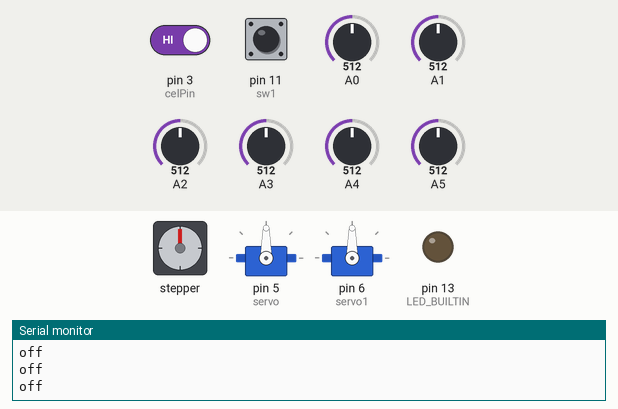
Simulated run of this sketch. Board: Arduino Mega 2560, built with avr-gcc and run on an emulated ATmega2560. On the bench: stepper motor, 2 × servo, output pins drawn as LEDs (lit = HIGH), the last lines printed to the serial monitor. Wiring (inferred from the names in the program): stepper motor driver (200 steps per turn assumed): step pin 9; direction pin 8; enable pin 10. Inputs (shaded band) come from the test bench; at power-on: pin 11 (sw1) HIGH, pin 3 (celPin) HIGH, A0 = 512, A1 = 512, A2 = 512, A3 = 512, A4 = 512, A5 = 512. Pins used as bus, display or sensor lines are not drawn.

Above: at 1.2 s.
1.3 s: pin 11 (sw1) pulled LOW for 0.15 s
At 1.8 s:
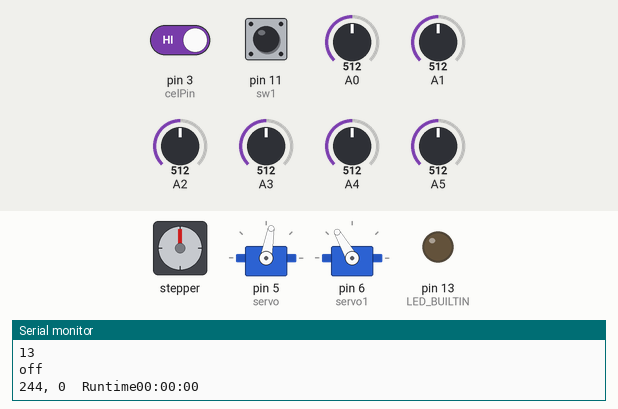
4.3 s: pin 11 (sw1) pulled LOW for 1 s
At 4.8 s:
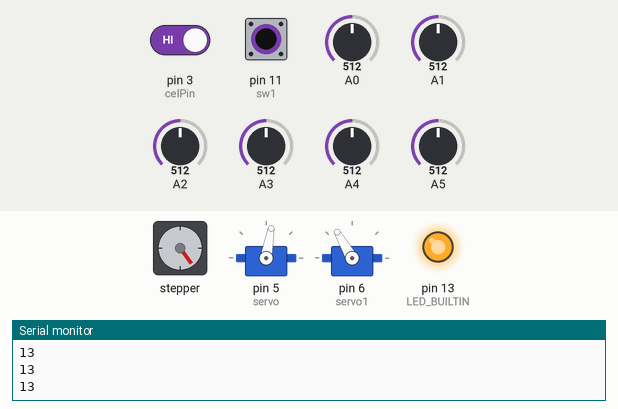
7.3 s: pin 11 (sw1) pulled LOW for 3.2 s
At 9.4 s:
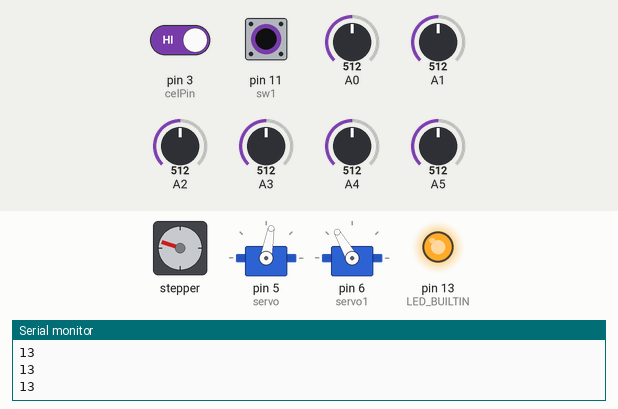
12.4 s: pin 11 (sw1) pulled LOW for 1 s
At 13.5 s:
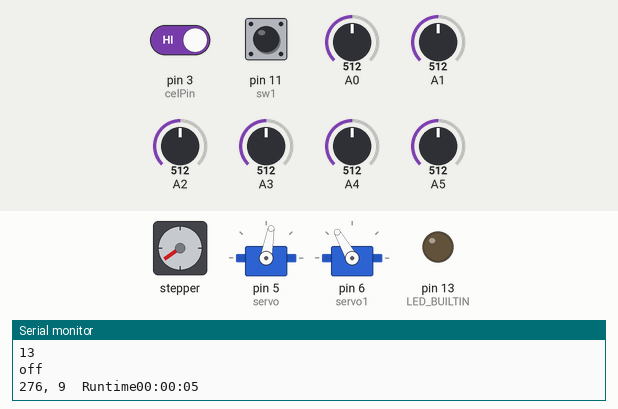
15.5 s: pin 11 (sw1) pulled LOW for 3.2 s
At 17.2 s:
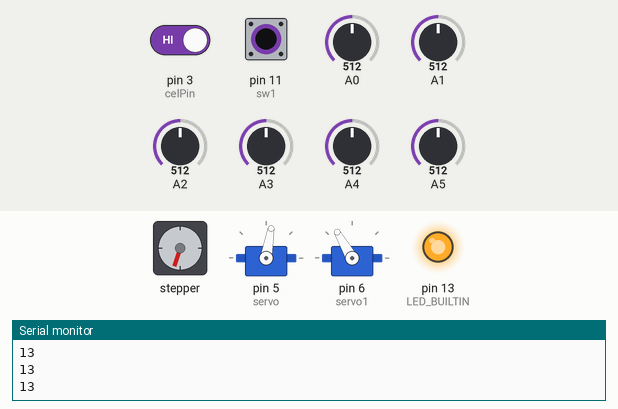
20.6 s: pin 3 (celPin) driven LOW and pin 11 (sw1) driven LOW
At 21.91 s:
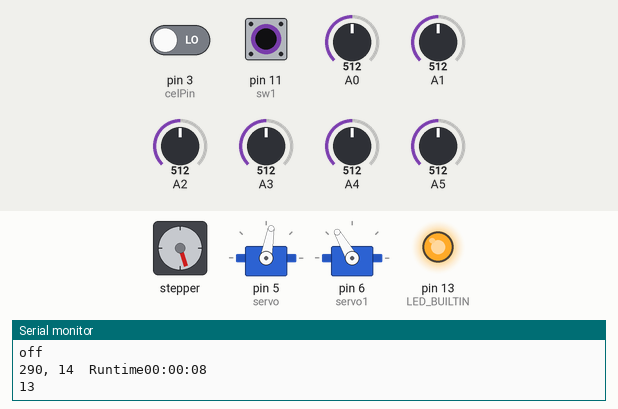
Timing chart, 0 to 26.3 s (numbered marks = the images above; inputs shaded):
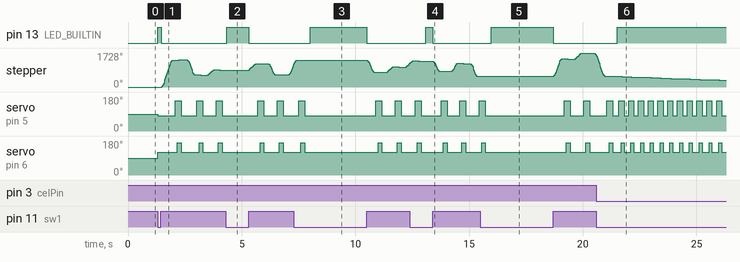

The sketch:

res_684c0ea9b423c.ino
```cpp
#include <Stepper.h>
#include <Servo.h>
#include <SoftwareSerial.h>
SoftwareSerial mySerial(12, 13); // RX, TX
#define cdiv 320
#define dirPin 8
#define stepPin 9
#define enaPin 10
Servo servo;
Servo servo1;
int sw1 = 11;
int celPin =3;
// int led1 = 11;
int outStart = 0;
int inStart = 0;
int upStart = 0;
int downStart = 0;
int Step=0;
int nowDeg=80;//100deg 안쪽끝 170deg 바깥쪽 끝 saw 에 사용할 deg 80 150
int nowHigh=120;//150deg 바닦 50deg 천정 saw 에 사용할 deg 150 100
int outleng = 0;
int inleng = 86;
int upleng = 0;
int downleng = 75;
unsigned long thisMillis_old;
unsigned long allMillis;
int cRotS = 850;
int cRotAdd = 6;

const float deg[] PROGMEM= {0.00,1.12,2.25,3.38,4.50,5.63,6.75,7.88,9.00,10.13,11.25,12.38,13.50,14.63,15.75,16.87,18.00,19.12,20.25,21.37,22.50,23.62,24.75,25.87,27.00,28.12,29.25,30.37,31.50,32.63,33.75,34.88,36.00,37.13,38.25,39.38,40.50,41.63,42.75,43.88,45.00,46.13,47.25,48.38,49.50,50.63,51.75,52.88,54.00,55.13,56.25,57.38,58.50,59.63,60.75,61.88,63.00,64.12,65.25,66.37,67.50,68.62,69.75,70.87,72.00,73.12,74.25,75.37,76.50,77.62,78.75,79.87,81.00,82.12,83.25,84.37,85.50,86.62,87.75,88.87,90.00,91.12,92.25,93.37,94.50,95.62,96.75,97.87,99.00,100.12,101.25,102.37,103.50,104.62,105.75,106.87,108.00,109.12,110.25,111.37,112.50,113.62,114.75,115.87,117.00,118.12,119.25,120.37,121.50,122.62,123.75,124.87,126.00,127.12,128.25,129.38,130.50,131.63,132.75,133.88,135.00,136.13,137.25,138.38,139.50,140.63,141.75,142.88,144.00,145.13,146.25,147.38,148.50,149.63,150.75,151.88,153.00,154.13,155.25,156.38,157.50,158.63,159.75,160.88,162.00,163.13,164.25,165.38,166.50,167.63,168.75,169.88,171.00,172.13,173.25,174.38,175.50,176.63,177.75,178.88,180.00,181.13,182.25,183.38,184.50,185.63,186.75,187.88,189.00,190.13,191.25,192.38,193.50,194.63,195.75,196.88,198.00,199.13,200.25,201.38,202.50,203.63,204.75,205.88,207.00,208.13,209.25,210.38,211.50,212.63,213.75,214.88,216.00,217.13,218.25,219.38,220.50,221.63,222.75,223.88,225.00,226.13,227.25,228.38,229.50,230.63,231.75,232.88,234.00,235.13,236.25,237.38,238.50,239.63,240.75,241.88,243.00,244.13,245.25,246.38,247.50,248.63,249.75,250.88,252.00,253.13,254.25,255.38,256.50,257.63,258.75,259.88,261.00,262.13,263.25,264.38,265.50,266.63,267.75,268.88,270.00,271.13,272.25,273.38,274.50,275.63,276.75,277.88,279.00,280.13,281.25,282.38,283.50,284.63,285.75,286.88,288.00,289.13,290.25,291.38,292.50,293.63,294.75,295.88,297.00,298.13,299.25,300.38,301.50,302.63,303.75,304.88,306.00,307.13,308.25,309.38,310.50,311.63,312.75,313.88,315.00,316.13,317.25,318.38,319.50,320.63,321.75,322.88,324.00,325.13,326.25,327.38,328.50,329.63,330.75,331.88,333.00,334.13,335.25,336.38,337.50,338.63,339.75,340.88,342.00,343.13,344.25,345.38,346.50,347.63,348.75,349.88,351.00,352.13,353.25,354.38,355.50,356.63,357.75,358.88};
int num[cdiv] = {0};
//시연2600
const uint16_t data[] PROGMEM ={244,287,272,255,286,245,279,264,247,276,254,290,241,225,290,236,220,291,235,280,244,289,242,218,180,199,184,207,177,201,172,208,176,211,171,209,164,213,170,273,248,263,289,228,281,177,204,189,94,192,92,186,206,151,210,161,265,286,221,290,239,219,292,233,281,243,215,292,224,282,176,277,246,265,164,230,175,278,173,207,180,92,190,96,188,205,126,208,165,264,288,243,178,199,95,191,91,193,260,158,214,293,218,291,227,282,222,285,182,197,117,208,137,204,104,202,154,236,276,177,93,183,242,172,279,230,268,163,234,174,277,252,180,274,169,221,289,237,144,211,293,208,123,212,292,217,296,211,131,207,103,190,99,187,97,198,111,209,244,266,163,145,130,208,150,236,145,203,153,257,208,113,198,293,206,181,91,195,114,220,292,226,284,223,269,162,128,148,252,214,110,68,83,172,271,184,89,177,253,165,124,206,134,230,288,222,116,169,87,186,289,240,281,266,237,141,204,294,213,122,166,201,95,53,98,197,259,275,255,289,218,295,212,111,67,89,182,96,200,156,125,163,246,278,231,287,187,121,167,263,179,93,64,104,206,296,202,146,129,159,265,156,235,277,179,283,232,216,251,149,126,212,286,218,121,106,63,112,171,272,197,105,70,91,199,252,186,100,207,294,195,107,171,84,182,287,208,102,65,92,184,239,140,156,261,181,249,278,169,119,224,250,150,244,170,114,177,265,192,274,167,120,219,285,246,140,207,290,228,141,244,213,291,191,93,48,96,55,85,170,280,229,289,215,301,225,118,168,89,71,150,125,160,259,17,255,213,110,182,98,208,128,211,299,206,107,62,114,197,92,194,136,158,266,285,256,16,260,152,204,144,243,217,300,204,111,178,193,289,208,120,190,292,223,242,287,176,115,211,107,190,88,72,163,122,68,151,123,161,176,94,60,108,69,160,232,267,155,201,297,216,109,184,83,177,112,201,89,37,91,66,101,209,256,212,270,173,200,298,212,276,183,284,231,133,159,197,90,167,279,243,2,74,150,264,178,285,225,291,206,259,182,94,178,289,226,281,257,15,261,151,115,170,117,175,103,59,115,194,90,71,164,121,222,292,164,105,201,292,216,122,228,166,291,183,245,166,252,11,316,239,282,169,86,41,93,190,117,220,252,13,79,23,266,241,280,234,131,160,99,52,283,187,86,185,290,219,270,188,92,193,294,169,98,149,265,29,84,193,257,19,80,12,253,147,100,165,120,168,296,204,292,209,286,177,100,46,280,171,243,105,156,137,237,130,71,319,75,171,299,199,89,39,274,178,92,183,232,128,161,73,3,246,111,180,262,189,108,214,254,194,83,31,269,158,134,57,151,234,311,238,283,213,292,177,303,214,233,89,203,301,175,97,47,127,163,68,171,104,244,143,206,103,237,95,59,284,229,269,191,261,11,254,114,200,91,238,102,207,133,237,109,163,292,182,87,184,82,61,93,180,272,36,94,179,284,56,155,270,24,84,28,266,176,116,58,163,112,245,278,172,298,207,258,18,255,113,242,194,174,120,223,251,14,77,7,246,137,152,62,283,168,99,249,115,131,23,86,201,259,192,86,161,124,164,101,176,300,198,256,20,129,160,55,165,292,218,240,139,34,82,179,235,104,174,275,189,282,209,97,54,282,64,309,4,71,316,73,146,254,105,140,63,151,282,180,89,237,92,198,302,210,253,109,205,135,221,292,200,180,305,241,197,6,248,275,38,144,47,99,178,291,169,117,57,153,136,30,79,10,262,185,230,139,77,169,108,246,212,52,223,287,254,159,233,125,213,281,183,274,257,12,260,140,51,284,61,155,285,172,67,314,74,0,70,170,96,236,99,208,297,173,238,88,184,263,160,292,167,100,248,95,188,290,179,307,65,281,55,157,50,216,59,110,133,247,182,93,37,276,172,281,45,152,110,205,265,180,233,249,119,136,55,223,115,253,18,1,120,214,244,4,191,92,196,181,97,251,106,163,52,279,48,218,57,123,162,293,199,87,72,318,76,15,250,98,172,268,200,167,104,255,145,271,40,87,191,98,239,224,134,234,107,136,157,234,84,204,283,257,9,196,7,199,214,109,153,44,219,281,70,151,112,58,96,184,227,63,310,241,319,120,229,214,292,168,63,217,58,227,124,41,82,187,271,153,95,35,269,284,54,164,294,176,269,27,85,196,259,118,252,288,180,276,42,220,170,300,132,208,305,218,46,148,75,312,233,283,156,60,215,107,177,94,190,270,180,75,233,137,100,171,286,67,165,123,0,143,116,210,53,218,9,124,208,246,88,204,136,28,134,299,221,74,160,54,277,178,299,204,7,194,5,74,182,309,72,1,141,49,224,286,103,289,222,72,140,205,91,202,257,17,82,198,181,264,30,211,292,207,247,277,172,111,257,184,93,193,9,309,185,78,63,312,77,177,99,166,121,35,211,304,175,119,2,247,110,258,14,125,153,255,21,87,206,308,65,214,39,207,306,67,191,260,280,148,127,17,2,144,102,290,165,278,149,71,230,285,227,98,178,284,69,154,76,3,141,36,120,251,205,185,92,195,292,186,226,92,62,172,301,190,105,122,210,32,96,179,276,186,7,211,271,23,0,114,176,289,109,299,218,290,111,164,293,130,51,213,245,140,276,48,158,102,177,160,267,236,83,29,97,240,255,94,39,140,33,271,200,5,243,310,184,169,245,89,195,273,252,203,159,294,191,266,26,209,123,173,67,279,56,118,69,230,283,104,52,119,258,198,74,281,296,311,182,95,253,133,243,216,64,284,52,128,222,56,301,131,290,214,111,187,274,190,68,231,91,197,84,186,285,153,106,242,154,267,137,306,65,315,248,139,261,117,167,71,103,176,292,106,300,193,96,181,229,288,303,176,96,34,205,249,151,257,272,57,278,76,8,312,175,116,319,25,132,159,274,175,192,7,182,60,307,136,78,199,16,83,206,106,176,311,62,154,49,217,38,90,75,313,189,92,187,260,195,253,198,5,213,296,110,288,219,237,317,120,170,99,290,250,121,136,249,88,205,43,219,46,158,104,169,306,69,172,48,281,44,131,236,148,9,263,314,240,87,289,223,37,207,223,50,134,109,1,145,279,234,154,280,66,232,281,168,186,94,70,5,77,221,41,206,108,290,127,204,304,230,161,227,107,144,262,24,133,205,166,266,31,208,55,119,28,223,35,163,265,27,224,92,182,111,217,55,124,11,248,102,60,212,6,188,203,138,192,91,201,147,281,76,17,254,269,183,275,260,13,126,159,243,73,199,102,292,179,97,112,288,94,237,4,294,206,120,27,158,143,3,239,58,104,165,301,105,290,227,72,199,173,196,23,8,69,96,30,213,268,291,222,53,241,216,71,229,106,238,265,6,175,233,252,105,211,25,97,173,300,200,92,220,37,119,256,155,43,93,181,292,206,271,289,92,250,1,137,27,316,232,90,254,311,78,170,112,128,243,152,55,230,180,280,50,299,133,235,151,65,301,162,117,29,203,5,219,62,165,202,142,266,234,277,60,41,136,49,82,203,22,272,319,126,63,95,195,87,207,289,85,184,95,121,217,66,271,144,319,300,206,233,315,74,178,301,199,20,0,121,169,42,57,180,96,116,150,275,49,255,156,68,215,317,235,110,0,118,264,193,273,138,311,240,260,67,243,304,170,287,185,223,21,154,54,166,123,24,195,83,209,20,257,128,289,106,248,94,206,262,14,71,194,111,176,285,224,17,151,96,37,202,18,260,15,85,193,54,255,69,274,153,176,3,295,221,269,103,177,97,58,303,171,115,302,104,291,276,170,101,191,140,119,238,82,0,216,231,160,234,290,116,239,142,32,226,34,122,214,72,286,125,211,232,54,217,59,309,68,277,41,145,258,103,246,122,319,33,206,126,284,247,158,189,167,304,286,63,187,93,178,280,105,36,208,7,202,140,168,43,207,91,227,311,249,264,239,1,32,91,194,293,5,80,18,223,195,269,290,90,255,180,72,190,174,111,167,142,103,87,264,8,237,274,179,54,130,302,177,104,119,226,133,22,198,267,284,112,18,195,66,281,191,148,131,270,156,26,7,239,300,219,34,270,163,148,118,3,164,104,245,78,24,259,52,218,201,186,77,42,202,86,251,76,57,113,283,73,88,183,271,214,4,223,40,229,196,106,240,89,197,7,143,277,47,204,134,298,185,41,101,274,52,167,202,121,225,60,192,97,10,113,163,55,192,25,41,177,283,210,300,133,206,7,191,68,256,287,61,172,274,77,223,260,136,309,78,162,277,232,120,252,91,190,109,176,51,298,135,311,288,227,83,294,163,126,67,318,34,233,318,206,84,7,184,86,220,33,173,121,221,28,211,53,255,315,176,98,171,292,169,7,121,154,246,309,61,99,57,164,125,140,270,193,52,34,190,279,294,167,12,236,205,89,216,56,228,244,259,281,46,278,192,246,5,27,152,58,214,291,308,185,114,233,68,20,78,11,82,212,112,301,205,129,0,99,29,208,103,296,135,158,2,299,0};
int dataSize = sizeof(data)/2;
int restart = -1;
int restartcount = 0;
bool drc = HIGH;
int pinperstep = 40/4;
int idxplus = 0;
void setup() {
  Serial.begin(9600);
  mySerial.begin(9600);
  Serial.println(dataSize);
  pinMode(LED_BUILTIN, OUTPUT);
  // pinMode(led1, OUTPUT);
  pinMode(sw1, INPUT_PULLUP);
  pinMode(enaPin, OUTPUT);
  digitalWrite(enaPin, LOW);
  pinMode(stepPin, OUTPUT);
  pinMode(dirPin, OUTPUT);
  pinMode(celPin, INPUT_PULLUP);
  for(int i=0;i<cdiv;i++) {
    num[i] = i;
  }
  servo.attach(5);
  servo1.attach(6);
}
int k=-1;
char buf[21];
void loop() {
  if(digitalRead(sw1) == LOW){
    Serial.println(LED_BUILTIN);
    digitalWrite(LED_BUILTIN, HIGH);
    // digitalWrite(led1, HIGH);
    digitalWrite(enaPin, HIGH);
    if(k < 0) k=0;
    thisMillis_old = millis();
    outStart = analogRead(A2);
    inStart = analogRead(A3);
    upStart = analogRead(A0);
    downStart = analogRead(A1);
    if(inStart > 900) nowDeg=nowDeg+1;
    if(outStart > 900) nowDeg=nowDeg-1;
    if(downStart > 900) nowHigh=nowHigh+1;
    else if(upStart > 900) nowHigh=nowHigh-1;
    servo1.write(nowHigh);
    servo.write(nowDeg);
    delay(10);
    downleng=nowHigh;
    inleng = nowDeg;
    outleng=inleng+80;
    upleng=downleng+50;
    if(analogRead(A5) > 900 && analogRead(A4) < 900) {
      oneStep(HIGH);
    }
    if(analogRead(A4) > 900 && analogRead(A5) < 900) {
      oneStep(LOW);
    }
    if(digitalRead(celPin) == LOW) {//간격 테스트 시작
      for(int j=0;j<320;j++){
        digitalWrite(enaPin, LOW);
        delay(50);
        servo.write(outleng);//원 밖으로 나감
        delay(100);
        servo1.write(upleng);//아래로 내려감
        for (int i = 0; i < pinperstep; i++) {
          digitalWrite(stepPin, HIGH);
          delayMicroseconds(1450);
          digitalWrite(stepPin, LOW);
          delayMicroseconds(1450);
        }
        delay(100);
        servo.write(inleng);// 원 안으로 들어감
        servo1.write(downleng);//위로 올라감
        delay(150);
        if(analogRead(A4) > 900 || analogRead(A5) > 900) {
          digitalWrite(enaPin, HIGH);
          break;
        }
      }
    }
  } else {
    // digitalWrite(led1, LOW);
    Serial.println("off");
    digitalWrite(LED_BUILTIN, LOW);
    char v = ' ';
    if (Serial.available()) {
      v = Serial.read();
    }
    if(k>=0 && k <= dataSize){//} && v == 'q'){
      digitalWrite(enaPin, LOW);
      if(k!=0 && k%200 == 0) {upleng--;downleng--;}
      unsigned long deltaMillis = 0;//작업 시간 측정값
      unsigned long thisMillis = millis();
      Serial.print(pgm_read_word_near(&(data[k])));//시리얼 모니터에 지금 걸어야할 핀 번호와 카운트를 출력
      Serial.print(", ");// 이후에 이부분은 소켓으로 서버 모니터에 출력되도록 할 것임
      Serial.print(k);
      Serial.print("  ");
      unsigned long allSeconds=allMillis/1000;
      int runHours= allSeconds/3600;
      int secsRemaining=allSeconds%3600;
      int runMinutes=secsRemaining/60;
      int runSeconds=secsRemaining%60;
      char buf[21];
      sprintf(buf,"Runtime%02d:%02d:%02d",runHours,runMinutes,runSeconds);
      Serial.println(buf);

      int idx = index_arr(num, cdiv, pgm_read_word_near(&(data[k])));
      shiftLeft(num, idx, cdiv);
      //Serial.println(pgm_read_word_near(&(data[k])));
      if(idx == 160) { //다음 핀이 정반대에 위치하는 경우 0으로 나누는 오류때문에 따로 정한방향으로 디스크 이동
        drc = LOW;
        if(arr_check(num, (cdiv-idx), cdiv, pgm_read_word_near(&(data[k+1]))) > 0) {
          cRotate(drc, ((idx+idxplus)-1)*pinperstep);
          sawing(drc);
          idxplus=0;
        } else {
          cRotate(drc, (idx+idxplus)*pinperstep);
          sawing(!drc);
          idxplus=1;
          delay(50);
        }
      } else {
        if(1/sin(radians(pgm_read_float_near(&(deg[idx])))) > 0) { // 오른쪽으로 도는 경우
          drc = LOW;
          if(arr_check(num, (cdiv-idx), cdiv, pgm_read_word_near(&(data[k+1]))) > 0) { // 오른쪽으로 돌고 다음 턴은 왼쪽인데 지나온 길에 있는 곳으로
            cRotate(drc, ((idx+idxplus)-1)*pinperstep); // 오른쪽으로 도는데 한칸 덜 가기
            sawing(drc);
            idxplus=0;
          } else { // 오른쪽으로 돌고 다음 턴도 오른쪽
            cRotate(drc, (idx+idxplus)*pinperstep);
            idxplus=1;
            sawing(!drc);
            delay(50);
          }
        } else if(1/sin(radians(pgm_read_float_near(&(deg[idx])))) < 0) {// 왼쪽으로 도는 경우
          drc = HIGH;
          if(arr_check(num, 0, cdiv-idx, pgm_read_word_near(&(data[k+1]))) > 0) {
            cRotate(drc, (cdiv-(idx+idxplus))*pinperstep);
            sawing(drc);
            idxplus=1;
            delay(50);
          } else {
            cRotate(drc, ((cdiv-(idx+idxplus))+1)*pinperstep);
            sawing(!drc);
            idxplus=0;
          }
        }
      }
      k=k+1;
      if (thisMillis != thisMillis_old) {
        deltaMillis = thisMillis-thisMillis_old;
        thisMillis_old = thisMillis;
        allMillis = allMillis + deltaMillis;
      }
    }
    if(k > dataSize) { // 모든 작업이 끝나면
      k=-1;
      for(int i=0;i<2;i++){
        delay(300);
        sawing(HIGH);
        cRotate(LOW, pinperstep);
      }
      delay(300);
      sawing(LOW);
      cRotate(HIGH, pinperstep);
      sawing(LOW);
      // 총 작업시간을 시:분:초 로 출력
      unsigned long allSeconds=allMillis/1000;
      int runHours= allSeconds/3600;
      int secsRemaining=allSeconds%3600;
      int runMinutes=secsRemaining/60;
      int runSeconds=secsRemaining%60;
      char buf[21];
      sprintf(buf,"Runtime%02d:%02d:%02d",runHours,runMinutes,runSeconds);
      //Serial.print(buf);
      //digitalWrite(enaPin, HIGH);
      allMillis=0;
    }
  }
}
void oneStep(bool dic) {
  digitalWrite(dirPin, dic);
  digitalWrite(enaPin, LOW);
  digitalWrite(stepPin, HIGH);
  delayMicroseconds(1450);
  digitalWrite(stepPin, LOW);
  delayMicroseconds(1450);
  delay(500);
}
void callibration(bool cal, bool dic, int sw) {
  digitalWrite(dirPin, dic);
  digitalWrite(enaPin, LOW);
  for(int i=2000;i>500;i=i-1) {
    digitalWrite(stepPin, HIGH);
    delayMicroseconds(i);
    digitalWrite(stepPin, LOW);
    delayMicroseconds(i);
    if(analogRead(sw) < 900 || analogRead(A4)+analogRead(A5) > 1800) {
      //digitalWrite(enaPin, HIGH);
      break;
    }
  }
  while (cal) {
    if(analogRead(sw) < 900 || analogRead(A4)+analogRead(A5) > 1800) {
      //digitalWrite(enaPin, HIGH);
      cal=false;
    }
    digitalWrite(stepPin, HIGH);
    delayMicroseconds(500);
    digitalWrite(stepPin, LOW);
    delayMicroseconds(500);
  }

}
void sawing(bool drc){
   delay(100);
  servo.write(outleng);//원 밖으로 나감
  delay(100);
  servo1.write(upleng);//아래로 내려감
  delay(50);
  cRotate(drc, pinperstep);
   delay(100);
  servo.write(inleng);// 원 안으로 들어감
  servo1.write(downleng);//위로 올라감
  delay(200);
}
int arr_check(int* arr, int start, int end, int val){
  for(int i = start; i < end; i++){
  if(arr[i] == val) return 1;
  }
  return -1;
}
void cRotate(bool direc, int spr) {
 digitalWrite(dirPin, direc);
 //Serial.println(spr);
  if(spr/40 >= 5 && spr/40 <= 40) {
    //Serial.println("200이상 1600미만");
    for(int j=cRotS; j > cRotS-100*cRotAdd; j=j-1*cRotAdd){
      digitalWrite(stepPin, HIGH);
      delayMicroseconds(j);
      digitalWrite(stepPin, LOW);
      delayMicroseconds(j);
    }
    for(int k=0; k < spr-200; k++){
      digitalWrite(stepPin, HIGH);
      delayMicroseconds(cRotS-100*cRotAdd);
      digitalWrite(stepPin, LOW);
      delayMicroseconds(cRotS-100*cRotAdd);
    }
    for(int l=cRotS-100*cRotAdd; l < cRotS; l=l+1*cRotAdd){
      digitalWrite(stepPin, HIGH);
      delayMicroseconds(l);
      digitalWrite(stepPin, LOW);
      delayMicroseconds(l);
    }
  // } else if(spr/40 >= 40) {
  //   //Serial.println("1600이상");
  //   for(int j=cRotS; j > cRotS-200*cRotAdd; j=j-1*cRotAdd){
  //     digitalWrite(stepPin, HIGH);
  //     delayMicroseconds(j);
  //     digitalWrite(stepPin, LOW);
  //     delayMicroseconds(j);
  //   }
  //   for(int k=0; k < spr-400; k++){
  //     digitalWrite(stepPin, HIGH);
  //     delayMicroseconds(cRotS-200*cRotAdd);
  //     digitalWrite(stepPin, LOW);
  //     delayMicroseconds(cRotS-200*cRotAdd);
  //   }
  //   for(int l=cRotS-200*cRotAdd; l < cRotS; l=l+1*cRotAdd){
  //     digitalWrite(stepPin, HIGH);
  //     delayMicroseconds(l);
  //     digitalWrite(stepPin, LOW);
  //     delayMicroseconds(l);
  //   }
  // }
  }else {
    //Serial.println("200미만");
    //Serial.println("---------------------");
    for (int i = 0; i < spr; i++) {
      digitalWrite(stepPin, HIGH);
      delayMicroseconds(cRotS);
      digitalWrite(stepPin, LOW);
      delayMicroseconds(cRotS);
    }
  }

}
void shiftLeft(int arr[], int d, int n) {
    reverse(arr, 0, d);
    reverse(arr, d, n);
    reverse(arr, 0, n);
}
void reverse(int arr[], int start, int end) {
    int temp;
    end = end - 1;
    while (start < end) {
        temp = arr[start];
        arr[start] = arr[end];
        arr[end] = temp;
        start++;
        end--;
    }
}
int index_arr(int* arr, int size, int val){
  for(int i = 0; i < size; i++){
  if(arr[i] == val) return i;
  }
  return -1;
}
```

Measured:
- after the input at 1.3 s, pin 13 (LED_BUILTIN): LOW → HIGH at once, → LOW 0.15 s later; stepper: turns 1386° clockwise in 0.75 s, then 792° counter-clockwise in 0.61 s, then 288° clockwise in 0.27 s, then 18° counter-clockwise in 0.02 s
- after the input at 4.3 s, pin 13 (LED_BUILTIN): LOW → HIGH at once, → LOW 0.96 s later
- after the input at 7.3 s, pin 13 (LED_BUILTIN): LOW → HIGH after 0.72 s, → LOW 2.5 s later
- after the input at 12.4 s, pin 13 (LED_BUILTIN): LOW → HIGH after 0.69 s, → LOW 0.32 s later
- after the input at 15.5 s, pin 13 (LED_BUILTIN): LOW → HIGH after 0.47 s, → LOW 2.7 s later
- after the input at 20.6 s, pin 13 (LED_BUILTIN): LOW → HIGH after 0.93 s
